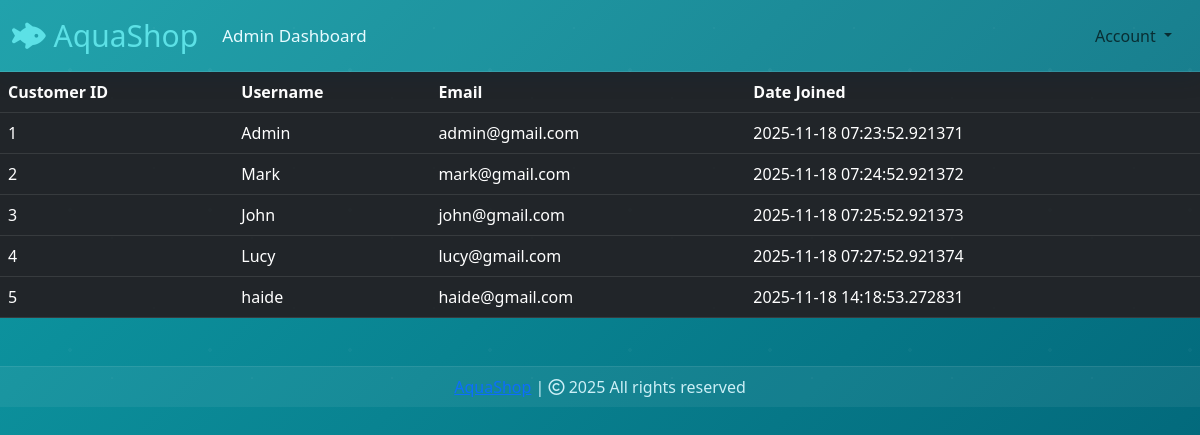
The page /customers (signed in) on the database as committed earlier.
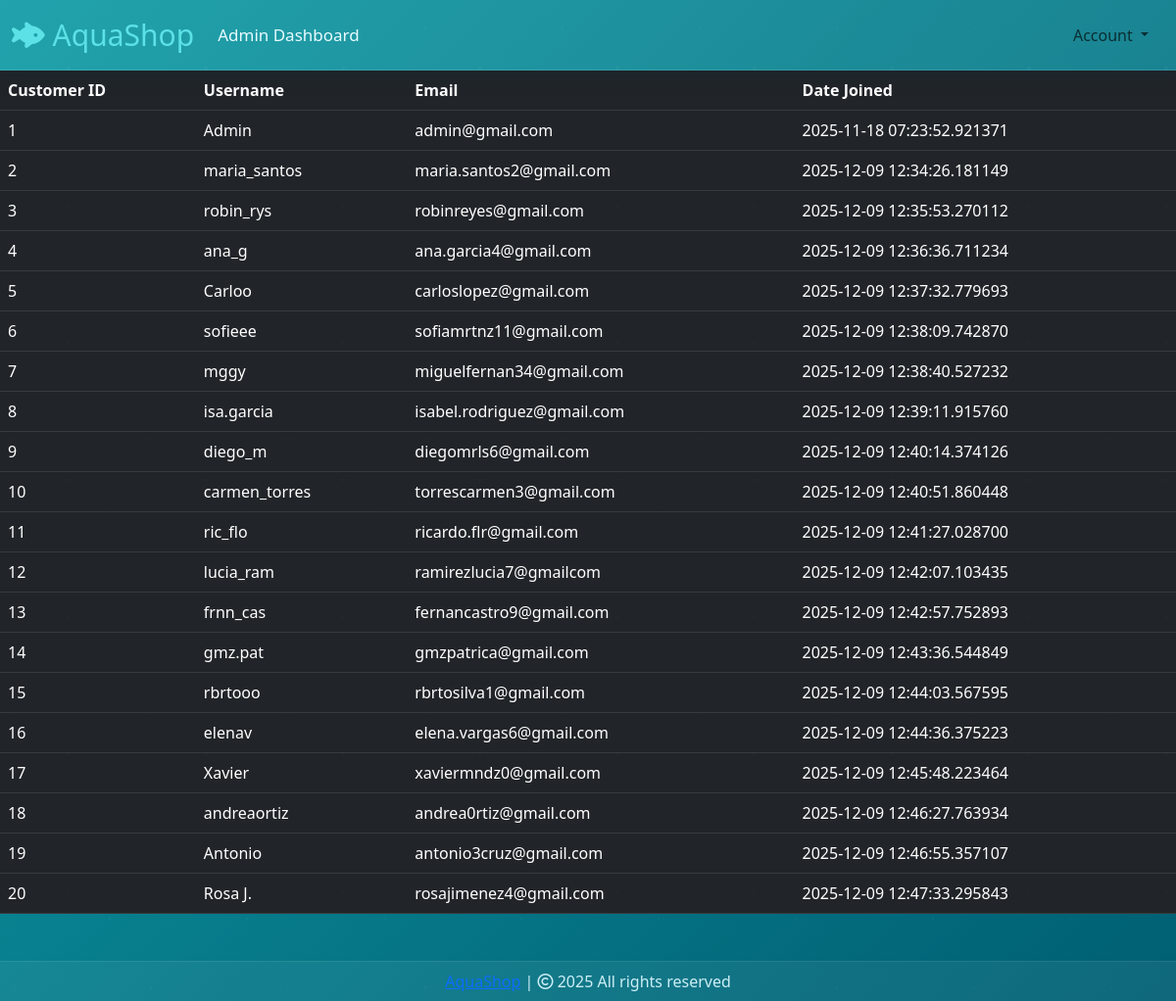
The same page on the database as committed later.
### website/models.py (models this page shows, shortened)
class Customer(db.Model, UserMixin):
    id = db.Column(db.Integer, primary_key=True)
    email = db.Column(db.String(100), unique=True)
    username = db.Column(db.String(100))
    password_hash = db.Column(db.String(150))
    date_joined = db.Column(db.DateTime(), default=datetime.utcnow)
    cart_items = db.relationship('Cart', backref='customer', lazy=True)
    orders = db.relationship('Order', backref='customer', lazy=True)
    @property
    def password(self):
        raise AttributeError('Password is not readable.')

### website/admin.py (the view)
@admin.route('/customers')
@login_required
def display_customers():
    if current_user.id == 1:
        customers = Customer.query.all()
        return render_template('customers.html', customers=customers)
    return render_template('404.html')

### website/__init__.py (called while the page is built)
def create_app():
    app = Flask(__name__)
    app.config['SECRET_KEY'] = 'hbnwdvbn ajnbsjn ahe'
    app.config['SQLALCHEMY_DATABASE_URI'] = f'sqlite:///{DB_NAME}'
    db.init_app(app)
    @app.errorhandler(404)
    def page_not_found(error):
        return render_template('404.html')
    login_manager = LoginManager()
    login_manager.init_app(app)
    login_manager.login_view = 'auth.login'
    @login_manager.user_loader
    def load_user(id):
        return Customer.query.get(int(id))
    from .views import views
    from .auth import auth
    from .admin import admin
    from .models import Customer, Cart, Product, Order
    app.register_blueprint(views, url_prefix='/') # localhost:5000/about-us
    app.register_blueprint(auth, url_prefix='/') # localhost:5000/auth/change-password
    app.register_blueprint(admin, url_prefix='/')
    return app

### website/templates/customers.html (shortened to what this page needs)
{% extends 'base.html' %}
{% block body %}
<table class="table table-dark table-hover">
    <thead>
        <tr>
            <th scope="col">Customer ID</th>
            <th scope="col">Username</th>
            <th scope="col">Email</th>
            <th scope="col">Date Joined</th>
        </tr>
    </thead>
    <tbody>
        {% for customer in customers %}
        <tr>
        <td>{{ customer.id }}</td>
        <td>{{ customer.username }}</td>
        <td>{{ customer.email }}</td>
        <td>{{ customer.date_joined }}</td>
        </tr>
        {% endfor %}
    </tbody>
</table>
{% endblock %}

Rows that differ between the two databases and show on the page:
changed Customer id 2: username "Mark" → "maria_santos"; email "mark@gmail.com" → "maria.santos2@gmail.com"; date_joined "2025-11-18 07:24:52.921372" → "2025-12-09 12:34:26.181149"
changed Customer id 3: username "John" → "robin_rys"; email "john@gmail.com" → "robinreyes@gmail.com"; date_joined "2025-11-18 07:25:52.921373" → "2025-12-09 12:35:53.270112"
changed Customer id 4: username "Lucy" → "ana_g"; email "lucy@gmail.com" → "ana.garcia4@gmail.com"; date_joined "2025-11-18 07:27:52.921374" → "2025-12-09 12:36:36.711234"
changed Customer id 5: username "haide" → "Carloo"; email "haide@gmail.com" → "carloslopez@gmail.com"; date_joined "2025-11-18 14:18:53.272831" → "2025-12-09 12:37:32.779693"
added Customer: id "6", username "sofieee", email "sofiamrtnz11@gmail.com", date_joined "2025-12-09 12:38:09.742870"
added Customer: id "7", username "mggy", email "miguelfernan34@gmail.com", date_joined "2025-12-09 12:38:40.527232"
added Customer: id "8", username "isa.garcia", email "isabel.rodriguez@gmail.com", date_joined "2025-12-09 12:39:11.915760"
added Customer: id "9", username "diego_m", email "diegomrls6@gmail.com", date_joined "2025-12-09 12:40:14.374126"
added Customer: id "10", username "carmen_torres", email "torrescarmen3@gmail.com", date_joined "2025-12-09 12:40:51.860448"
added Customer: id "11", username "ric_flo", email "ricardo.flr@gmail.com", date_joined "2025-12-09 12:41:27.028700"
added Customer: id "12", username "lucia_ram", email "ramirezlucia7@gmailcom", date_joined "2025-12-09 12:42:07.103435"
added Customer: id "13", username "frnn_cas", email "fernancastro9@gmail.com", date_joined "2025-12-09 12:42:57.752893"
added Customer: id "14", username "gmz.pat", email "gmzpatrica@gmail.com", date_joined "2025-12-09 12:43:36.544849"
added Customer: id "15", username "rbrtooo", email "rbrtosilva1@gmail.com", date_joined "2025-12-09 12:44:03.567595"
added Customer: id "16", username "elenav", email "elena.vargas6@gmail.com", date_joined "2025-12-09 12:44:36.375223"
added Customer: id "17", username "Xavier", email "xaviermndz0@gmail.com", date_joined "2025-12-09 12:45:48.223464"
added Customer: id "18", username "andreaortiz", email "andrea0rtiz@gmail.com", date_joined "2025-12-09 12:46:27.763934"
added Customer: id "19", username "Antonio", email "antonio3cruz@gmail.com", date_joined "2025-12-09 12:46:55.357107"
added Customer: id "20", username "Rosa J.", email "rosajimenez4@gmail.com", date_joined "2025-12-09 12:47:33.295843"
